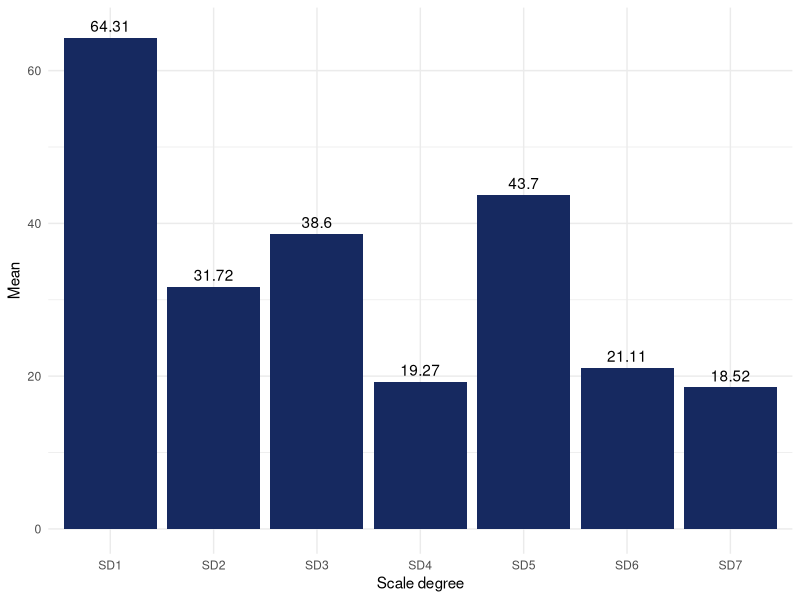
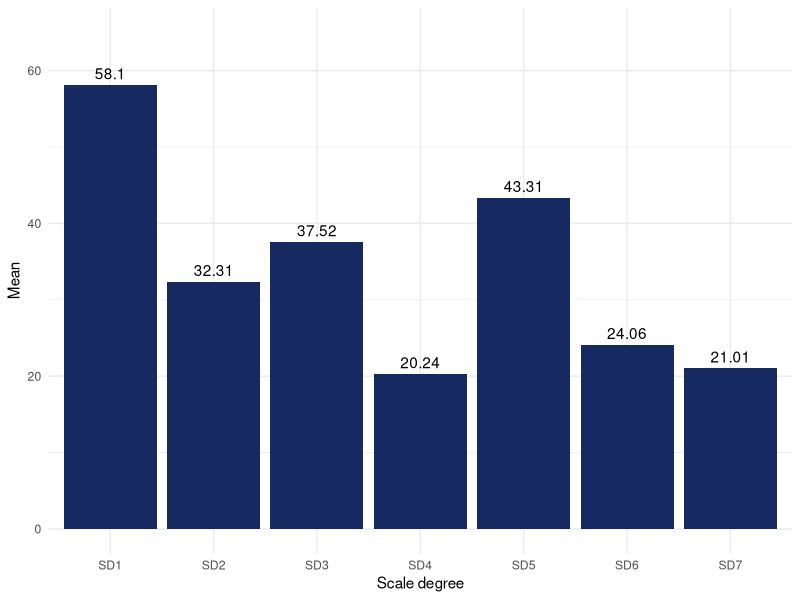
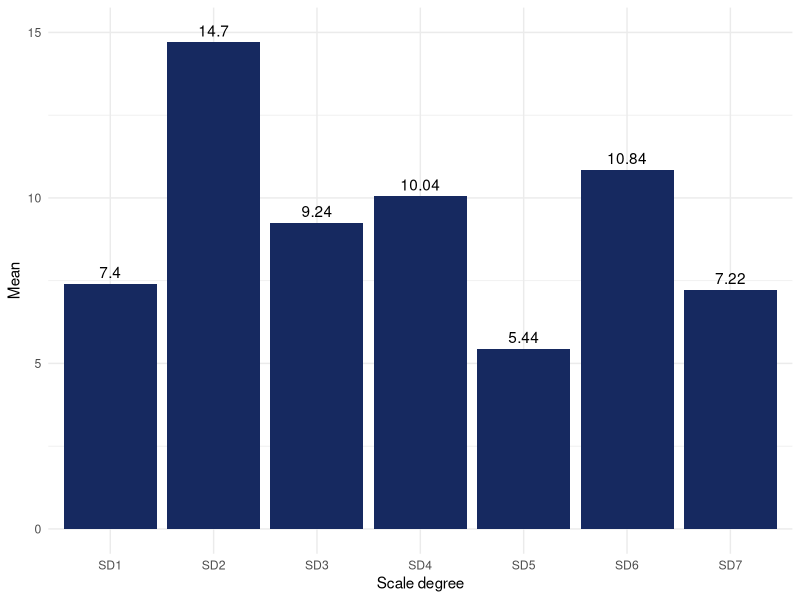
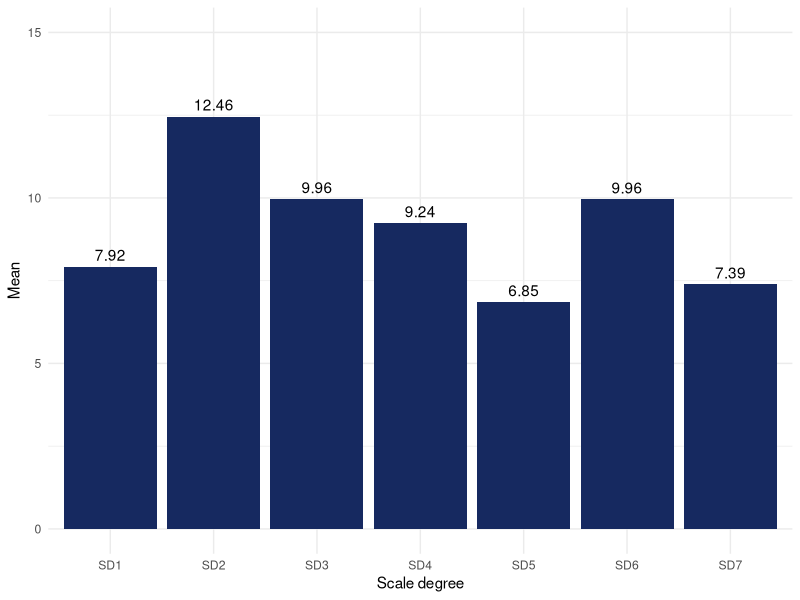
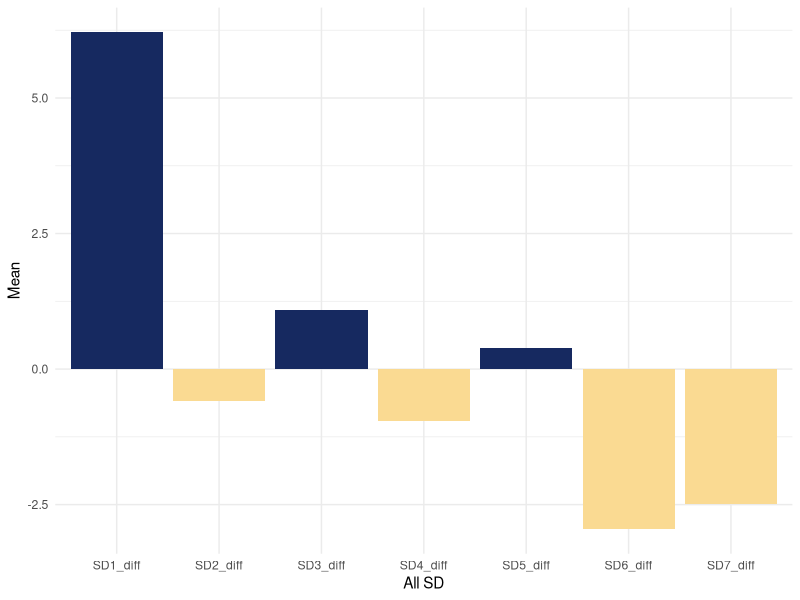
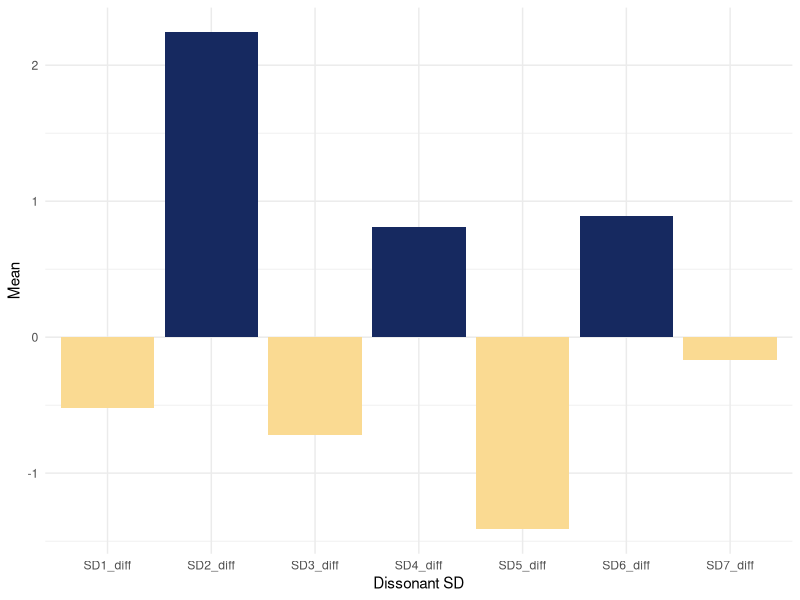
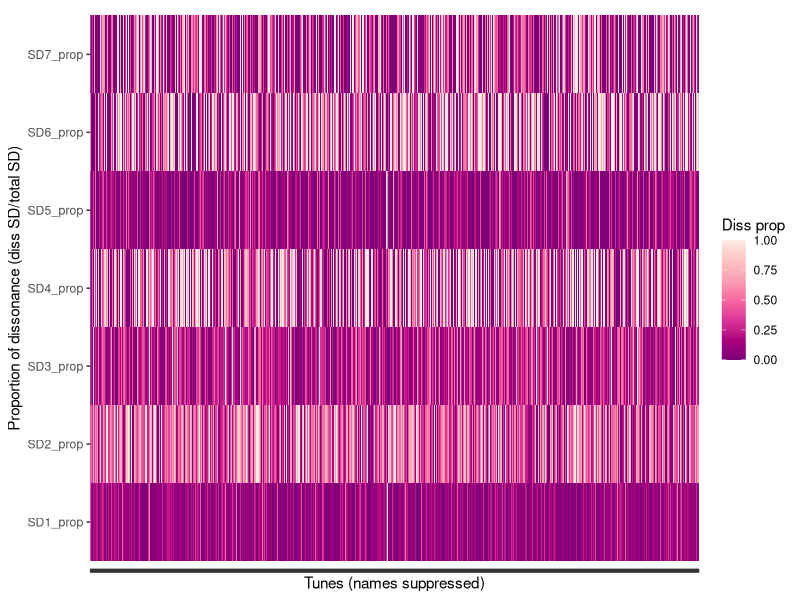
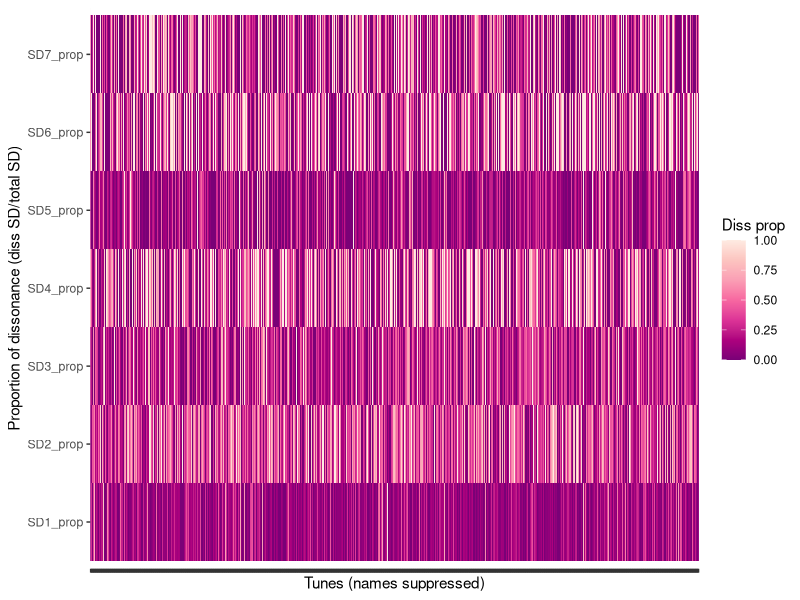

Recreate these plots in R, in order.
## ---- chunk 1
#| echo: false
#| output: false
#| message: false
# functions needed to run
library(tidyverse)

## ---- chunk 2

# Do the same process for "all" solfege pitches, including those that are dissonant

#read in data
SD_A=read_csv("A_SD_dur.txt", show_col_types=FALSE)

SD_B=read_csv("B_SD_dur.txt", show_col_types=FALSE)


#check for any logical values (where the whole column is blank)
SD_A <- SD_A |> 
  # mutate(Other = as.numeric(Other), `1-` = as.numeric(`1-`))
  mutate(
    across(where(is.logical), as.numeric)
  )

SD_B <- SD_B |> 
  # mutate(Other = as.numeric(Other), `1-` = as.numeric(`1-`))
  mutate(
    across(where(is.logical), as.numeric)
  )

#function to fill in zeroes
fill_zeroes = function(vec){
  replace_na({{ vec }}, 0)
}

#fill all data that is numeric, since all are numeric except for the tune titles
SD_A_zeroes <- SD_A |> mutate(
    across(where(is.numeric),fill_zeroes)
    )

SD_B_zeroes <- SD_B |> mutate(
    across(where(is.numeric),fill_zeroes)
    )

#collapse columns by summing 
SD_A_cleaned <- SD_A_zeroes |> 
  mutate(
    SD1 = `1` + `1+` + `1-`,
    SD2 = `2` + `2+` + `2-`,
    SD3 = `3` + `3+` + `3-`,
    SD4 = `4` + `4+`,
    SD5 = `5` + `5+` + `5-`,
    SD6 = `6` + `6+` + `6-`,
    SD7 = `7` + `7-`,
  ) |> 
  select (Tune_name, SD1, SD2, SD3, SD4, SD5, SD6, SD7, Other)

SD_B_cleaned <- SD_B_zeroes |> 
  mutate(
    SD1 = `1` + `1+` + `1-`,
    SD2 = `2` + `2+` + `2-`,
    SD3 = `3` + `3+` + `3-`,
    SD4 = `4` + `4+`,
    SD5 = `5` + `5+` + `5-`,
    SD6 = `6` + `6+` + `6-`,
    SD7 = `7` + `7-`,
  ) |> 
  select (Tune_name, SD1, SD2, SD3, SD4, SD5, SD6, SD7, Other)


#pivot longer, calculate average amount of dissonance on each scale degree
SD_A_summary <- pivot_longer(
  SD_A_cleaned,
  cols=c("SD1","SD2","SD3","SD4","SD5","SD6","SD7"),
  names_to = "scale_deg",
  values_to = "count"
  ) |> 
  group_by(scale_deg) |> 
  summarize(
    avg_SD = mean(count)
  )

SD_B_summary <- pivot_longer(
  SD_B_cleaned,
  cols=c("SD1","SD2","SD3","SD4","SD5","SD6","SD7"),
  names_to = "scale_deg",
  values_to = "count"
  ) |> 
  group_by(scale_deg) |> 
  summarize(
    avg_SD = mean(count)
  )

ggplot(SD_A_summary, aes(x = scale_deg, y = avg_SD)) +
  geom_col(fill = "#162960") + 
  xlab("Scale degree") +
  ylab("Mean") +
  theme_minimal() +
  ylim(0,65) +
    geom_text(aes(label = round(avg_SD,2)), vjust = -0.5) # vjust moves label above the bar




## ---- chunk 3
#| padding: (0)
ggplot(SD_B_summary, aes(x = scale_deg, y = avg_SD)) +
  geom_col(fill = "#162960") + 
  xlab("Scale degree") +
  ylab("Mean") +
  theme_minimal() +
  ylim(0,65) +
  geom_text(aes(label = round(avg_SD,2)), vjust = -0.5) 


  
## ---- chunk 4
#since NA values truly do represent a non-occurrence of an event (all of these are events being counted, I'm going to replace all of the NA values with 0)


#read in data
solf_dissA=read_csv("A_solf_diss.txt",show_col_types=FALSE)
solf_dissB=read_csv("B_solf_diss.txt",show_col_types=FALSE)


#fill all data that is numeric, since all are numeric except for the tune titles
solf_dissA_zeroes <- solf_dissA |> mutate(
    across(where(is.numeric),fill_zeroes)
    )
solf_dissB_zeroes <- solf_dissB |> mutate(
    across(where(is.numeric),fill_zeroes)
    )


#collapse columns by summing 
solf_dissA_cleaned <- solf_dissA_zeroes |> 
  mutate(
    SD3 = me + mi,
    SD4 = fa + fi,
    SD6 = la + le,
    SD7 = te + ti
  ) |> 
  rename(
    SD1 = do,
    SD2 = re,
    SD5 = so
  ) |> 
  select (Tune_name, SD1, SD2, SD3, SD4, SD5, SD6, SD7, Other)

solf_dissB_cleaned <- solf_dissB_zeroes |> 
  mutate(
    SD3 = me + mi,
    SD4 = fa + fi,
    SD6 = la + le,
    SD7 = te + ti
  ) |> 
  rename(
    SD1 = do,
    SD2 = re,
    SD5 = so
  ) |> 
  select (Tune_name, SD1, SD2, SD3, SD4, SD5, SD6, SD7, Other)
  
#pivot longer, calculate average amount of dissonance on each scale degree
solf_dissA_summary <- pivot_longer(
  solf_dissA_cleaned,
  cols=c("SD1","SD2","SD3","SD4","SD5","SD6","SD7"),
  names_to = "solfege",
  values_to = "count"
  ) |> 
  group_by(solfege) |> 
  summarize(
    avg_diss = mean(count)
  )

solf_dissB_summary <- pivot_longer(
  solf_dissB_cleaned,
  cols=c("SD1","SD2","SD3","SD4","SD5","SD6","SD7"),
  names_to = "solfege",
  values_to = "count"
  ) |> 
  group_by(solfege) |> 
  summarize(
    avg_diss = mean(count)
  )

# solf_diss <- solf_dissA_summary |> left_join(solf_dissB_summary,join_by(solfege))
# --> can I make this a grouped bar chart instead?

ggplot(solf_dissA_summary, aes(x = solfege, y = avg_diss)) +
  geom_col(fill = "#162960") + 
  xlab("Scale degree") +
  ylab("Mean") +
  theme_minimal() +
  ylim(0,15) +
  geom_text(aes(label = round(avg_diss,2)), vjust = -0.5) 

## ---- chunk 5
ggplot(solf_dissB_summary, aes(x = solfege, y = avg_diss)) +
  geom_col(fill = "#162960") + 
  xlab("Scale degree") +
  ylab("Mean") +
  theme_minimal() +
  ylim(0,15) +
  geom_text(aes(label = round(avg_diss,2)), vjust = -0.5) 
  
## ---- chunk 6

#joining for comparison data

#split the names of each, so I can pair them by the tune name (ignoring the rest of the filename, since it just explains the type of info in the original file)

#function to split, since they'll all have same formats
split_names = function(df, tune_name){
  df |> separate_wider_delim(
    {{ tune_name }},
    delim = ".", 
    names = c("tune_name","krn","content","filetype"),
    too_many = "merge"
  ) |> 
    select(-krn,-content,-filetype)
}
solf_dissA_join <- split_names(solf_dissA_cleaned,Tune_name)
solf_dissB_join <- split_names(solf_dissB_cleaned,Tune_name)
SD_A_join <- split_names(SD_A_cleaned,Tune_name)
SD_B_join <- split_names(SD_B_cleaned,Tune_name)


SD_diff <- SD_A_join |> 
  inner_join(SD_B_join, by = "tune_name", suffix = c("A","B")) |> 
  mutate(
    SD1_diff = SD1A-SD1B,
    SD2_diff = SD2A-SD2B,
    SD3_diff = SD3A-SD3B,
    SD4_diff = SD4A-SD4B,
    SD5_diff = SD5A-SD5B,
    SD6_diff = SD6A-SD6B,
    SD7_diff = SD7A-SD7B,
  )

diss_diff <- solf_dissA_join |> 
  inner_join(solf_dissB_join, by = "tune_name", suffix = c("A","B")) |> 
  mutate(
    SD1_diff = SD1A-SD1B,
    SD2_diff = SD2A-SD2B,
    SD3_diff = SD3A-SD3B,
    SD4_diff = SD4A-SD4B,
    SD5_diff = SD5A-SD5B,
    SD6_diff = SD6A-SD6B,
    SD7_diff = SD7A-SD7B,
    SDOther_diff = OtherA-OtherB
  ) |> 
  select(
    tune_name,SD1_diff,SD2_diff,SD3_diff,SD4_diff,SD5_diff,SD6_diff,SD7_diff,SDOther_diff
    )

# summarizes the average differences per solfege for all (not dissonant)
SD_diff_summary <- pivot_longer(
  SD_diff,
  cols=c(
    "SD1_diff","SD2_diff","SD3_diff","SD4_diff","SD5_diff","SD6_diff","SD7_diff",
    ),
  names_to = "SD_diff",
  values_to = "count"
  ) |> 
  group_by(SD_diff) |> 
  summarize(
    avg_diss = mean(count)
  )

# summarizes the average differences per solfege for the dissonance
diss_diff_summary <- pivot_longer(
  diss_diff,
  cols=c(
    "SD1_diff","SD2_diff","SD3_diff","SD4_diff","SD5_diff","SD6_diff","SD7_diff",
    ),
  names_to = "diss_solfege",
  values_to = "count"
  ) |> 
  group_by(diss_solfege) |> 
  summarize(
    avg_diss = mean(count)
  )

ggplot(SD_diff_summary, aes(x = SD_diff, y = avg_diss, fill = avg_diss<0)) +
  geom_col() +
  xlab("All SD") +
  ylab("Mean") +
  theme_minimal() +
  scale_fill_manual(values = c( "#162960", "#fada92")) +
  theme(legend.position = "none")







## ---- chunk 7


ggplot(diss_diff_summary, aes(x = diss_solfege, y = avg_diss,fill = avg_diss< 0)) +
  geom_col() + 
  xlab("Dissonant SD") +
  ylab("Mean") +
  theme_minimal() + 
  scale_fill_manual(values = c( "#162960", "#fada92")) +
  theme(legend.position = "none")


## ---- chunk 8

# join the SD and the diss SD, calculate proportions, fill props with zeroes if there were no SD in the first place
A_joined <- SD_A_join |> 
  inner_join(solf_dissA_join, by = "tune_name", suffix = c("_reg","_diss")) |> 
  mutate(
    SD1_prop = SD1_diss/SD1_reg,
    SD2_prop = SD2_diss/SD2_reg,
    SD3_prop = SD3_diss/SD3_reg,
    SD4_prop = SD4_diss/SD4_reg,
    SD5_prop = SD5_diss/SD5_reg,
    SD6_prop = SD6_diss/SD6_reg,
    SD7_prop = SD7_diss/SD7_reg,
   ) |> 
  mutate(
    across(where(is.numeric),fill_zeroes)
    ) |> 
  select (tune_name,SD1_prop,SD2_prop,SD3_prop,SD4_prop,SD5_prop,SD6_prop,SD7_prop)


B_joined <- SD_B_join |> 
  inner_join(solf_dissB_join, by = "tune_name", suffix = c("_reg","_diss")) |> 
  mutate(
    SD1_prop = SD1_diss/SD1_reg,
    SD2_prop = SD2_diss/SD2_reg,
    SD3_prop = SD3_diss/SD3_reg,
    SD4_prop = SD4_diss/SD4_reg,
    SD5_prop = SD5_diss/SD5_reg,
    SD6_prop = SD6_diss/SD6_reg,
    SD7_prop = SD7_diss/SD7_reg,
   ) |> 
  mutate(
    across(where(is.numeric),fill_zeroes)
    ) |> 
  select (tune_name,SD1_prop,SD2_prop,SD3_prop,SD4_prop,SD5_prop,SD6_prop,SD7_prop)

A_prop_summary <- pivot_longer(
  A_joined,
  cols=c(
    "SD1_prop","SD2_prop","SD3_prop","SD4_prop","SD5_prop","SD6_prop","SD7_prop",
    ),
  names_to = "Diss_proportions",
  values_to = "prop_diss"
  ) |> mutate(prop_diss = ifelse(prop_diss>1,1,prop_diss))

B_prop_summary <- pivot_longer(
  B_joined,
  cols=c(
    "SD1_prop","SD2_prop","SD3_prop","SD4_prop","SD5_prop","SD6_prop","SD7_prop",
    ),
  names_to = "Diss_proportions",
  values_to = "prop_diss"
  ) |> mutate(prop_diss = ifelse(prop_diss>1,1,prop_diss))
 



ggplot(A_prop_summary, aes(tune_name, Diss_proportions, fill= prop_diss)) + 
  geom_tile() +
  theme(axis.text.x = element_blank()) +
  scale_fill_distiller(palette = "RdPu") +
  xlab("Tunes (names suppressed)") +
  ylab("Proportion of dissonance (diss SD/total SD)") + 
  labs(fill = "Diss prop")




## ---- chunk 9

ggplot(B_prop_summary, aes(tune_name, Diss_proportions, fill= prop_diss)) + 
  geom_tile() +
  theme(axis.text.x = element_blank()) +
  scale_fill_distiller(palette = "RdPu") +
  xlab("Tunes (names suppressed)") +
  ylab("Proportion of dissonance (diss SD/total SD)") +
  labs(fill = "Diss prop")
## ---- chunk 10
# join the two together
all_joined <- A_joined |>
  left_join(B_joined, by = join_by(tune_name),suffix = (c("A","B"))) |> 
  mutate(
    SD1_diff_prop = SD1_propA-SD1_propB,
    SD2_diff_prop = SD2_propA-SD2_propB,
    SD3_diff_prop = SD3_propA-SD3_propB,
    SD4_diff_prop = SD4_propA-SD4_propB,
    SD5_diff_prop = SD5_propA-SD5_propB,
    SD6_diff_prop = SD6_propA-SD6_propB,
    SD7_diff_prop = SD7_propA-SD7_propB,
  ) |> 
  select(
    tune_name,SD1_diff_prop,SD2_diff_prop,SD3_diff_prop,SD4_diff_prop,SD5_diff_prop,
    SD6_diff_prop,SD7_diff_prop
    )




# summarizes the average differences per solfege for all (not dissonant)
SD_diff_prop <- pivot_longer(
  all_joined,
  cols=c(
    "SD1_diff_prop","SD2_diff_prop","SD3_diff_prop","SD4_diff_prop","SD5_diff_prop",
    "SD6_diff_prop","SD7_diff_prop",
    ),
  names_to = "SD_diff_prop",
  values_to = "count"
  ) |> 
  group_by(SD_diff_prop) |> 
  summarize(
    avg_diss_prop = mean(count)
  )


ggplot(SD_diff_prop, aes(x = SD_diff_prop, y = avg_diss_prop,fill = avg_diss_prop< 0)) +
  geom_col() + 
  xlab("Proportion of dissonance (diss SD/total SD)") +
  ylab("Mean") +
  theme_minimal() + 
  scale_fill_manual(values = c( "#162960", "#fada92")) +
  theme(legend.position = "none")
